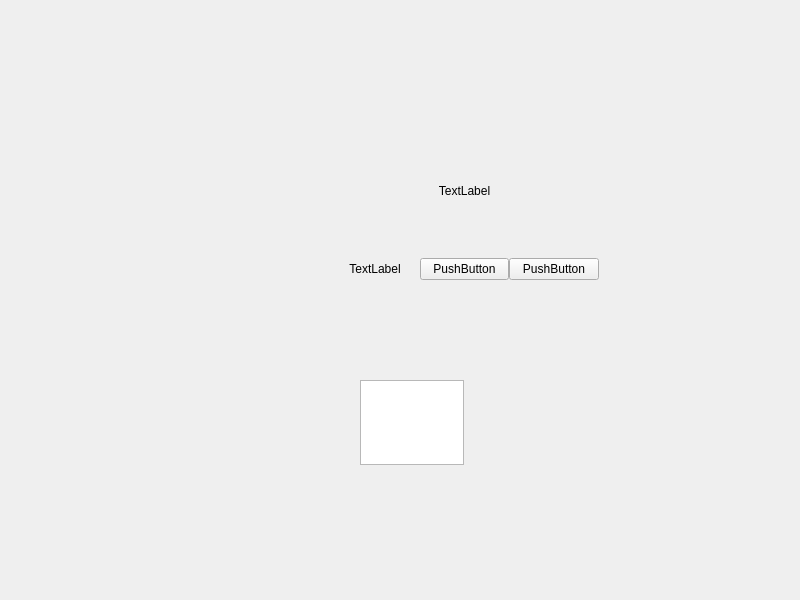
<?xml version="1.0" encoding="UTF-8"?>
<ui version="4.0">
 <class>Widget</class>
 <widget class="QWidget" name="Widget">
  <property name="geometry">
   <rect>
    <x>0</x>
    <y>0</y>
    <width>800</width>
    <height>600</height>
   </rect>
  </property>
  <property name="windowTitle">
   <string>Widget</string>
  </property>
  <widget class="QWidget" name="gridLayoutWidget">
   <property name="geometry">
    <rect>
     <x>330</x>
     <y>130</y>
     <width>269</width>
     <height>150</height>
    </rect>
   </property>
   <layout class="QGridLayout" name="gridLayout">
    <property name="horizontalSpacing">
     <number>0</number>
    </property>
    <item row="0" column="1">
     <widget class="QLabel" name="label_title">
      <property name="text">
       <string>TextLabel</string>
      </property>
      <property name="alignment">
       <set>Qt::AlignCenter</set>
      </property>
     </widget>
    </item>
    <item row="2" column="2">
     <widget class="QPushButton" name="pushButton_check">
      <property name="text">
       <string>PushButton</string>
      </property>
     </widget>
    </item>
    <item row="2" column="1">
     <widget class="QPushButton" name="pushButton_dir">
      <property name="text">
       <string>PushButton</string>
      </property>
     </widget>
    </item>
    <item row="2" column="0">
     <widget class="QLabel" name="label_text">
      <property name="text">
       <string>TextLabel</string>
      </property>
      <property name="alignment">
       <set>Qt::AlignCenter</set>
      </property>
     </widget>
    </item>
   </layout>
  </widget>
  <widget class="QPlainTextEdit" name="plainTextEdit_content">
   <property name="geometry">
    <rect>
     <x>360</x>
     <y>380</y>
     <width>104</width>
     <height>85</height>
    </rect>
   </property>
  </widget>
 </widget>
 <resources/>
 <connections/>
</ui>
